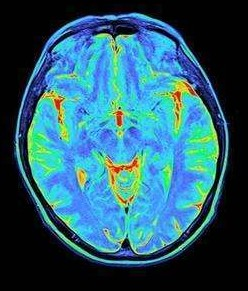
#> input picture input/img2.jpg, 248 x 291 px
$ python Q2__region_growing.py
#> lines starting #> are read from the running program, lines starting #| are printed output that depends on the picture; after the words box and inside, x2 and y2 are one past the last pixel; in counts of white or black regions, pixels touching at a corner belong together
import os
import cv2
import numpy as np
import matplotlib.pyplot as plt

input_path = "input/img2.jpg"
output_folder = "output"
output_filename = "region_growing_output.png"
output_path = os.path.join(output_folder, output_filename)

os.makedirs(output_folder, exist_ok=True)

image = cv2.imread(input_path, cv2.IMREAD_GRAYSCALE)
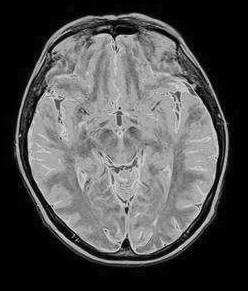
#> image: shape (291, 248); min 0, max 236, mean 80.5
if image is None:
    raise FileNotFoundError(f"{input_path} not found!")

def region_growing(image, seeds, threshold=10):
#> called with threshold = 10
    height, width = image.shape
#> height = 291; width = 248
    segmented = np.zeros_like(image, dtype=np.uint8)
    visited = np.zeros_like(image, dtype=bool)

    queue = list(seeds)
    seed_values = [image[y, x] for x, y in seeds]
#> seed_values = [143, 171, 122, 177]
    mean_value = np.mean(seed_values)
#> mean_value = 153.2

    while queue:
        x, y = queue.pop(0)
        if visited[y, x]:
            continue
        visited[y, x] = True

        current_value = image[y, x]
        if abs(int(current_value) - int(mean_value)) <= threshold:
            segmented[y, x] = 255

            for dx in [-1, 0, 1]:
                for dy in [-1, 0, 1]:
                    nx, ny = x + dx, y + dy
                    if (0 <= nx < width) and (0 <= ny < height) and not visited[ny, nx]:
                        queue.append((nx, ny))
#> this loop made 956 passes
#> current_value on passes 1 to 3: 143, 171, 122
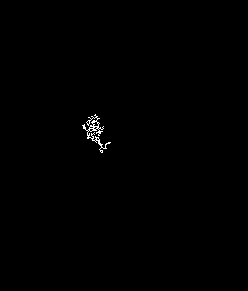
#> segmented: shape (291, 248); 0.31% white in thin lines or dots, all inside (x1, y1, x2, y2) = (82, 114, 111, 153)
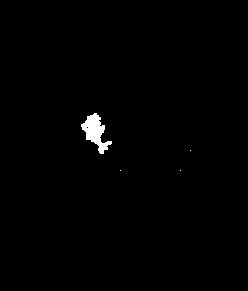
#> visited: shape (291, 248) bool; 0.79% white; 4 white regions (3 under 20 px), largest, box (x1, y1, x2, y2) and area: (81, 113, 112, 154) 567
#> after the loop, queue = []

    return segmented

seed_points = [(100, 150), (120, 170), (180, 170), (190, 150)]

segmented_mask = region_growing(image, seed_points, threshold=10)

image_marked = cv2.cvtColor(image, cv2.COLOR_GRAY2BGR)
for x, y in seed_points:
    cv2.circle(image_marked, (x, y), radius=4, color=(255, 0, 0), thickness=-1)
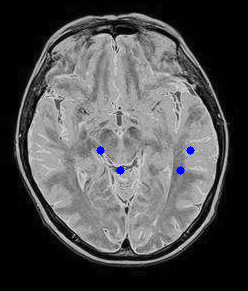
#> image_marked: shape (291, 248, 3); mean B, G, R 80.8, 80.1, 80.1

plt.figure(figsize=(10, 4))

plt.subplot(1, 2, 1)
plt.title("Original Image with Seeds")
plt.imshow(cv2.cvtColor(image_marked, cv2.COLOR_BGR2RGB))
plt.axis("off")

plt.subplot(1, 2, 2)
plt.title("Region Growing Segmentation")
plt.imshow(segmented_mask, cmap='gray')
plt.axis("off")

plt.tight_layout()
plt.savefig(output_path, dpi=300)
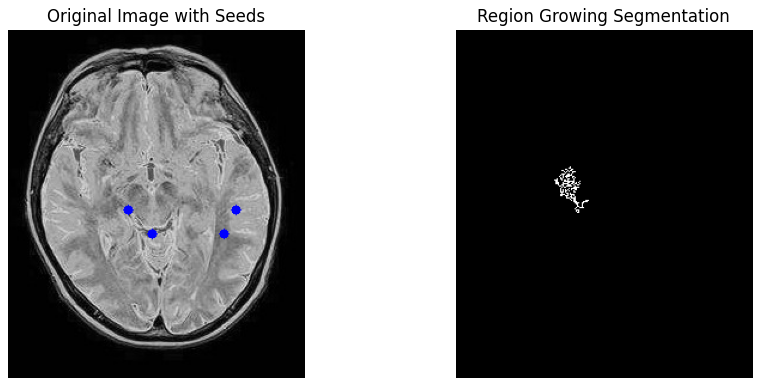
#> figure drawn by matplotlib, 2 panels
plt.show()

$ run again, with input/img1.png saved as input/img2.jpg
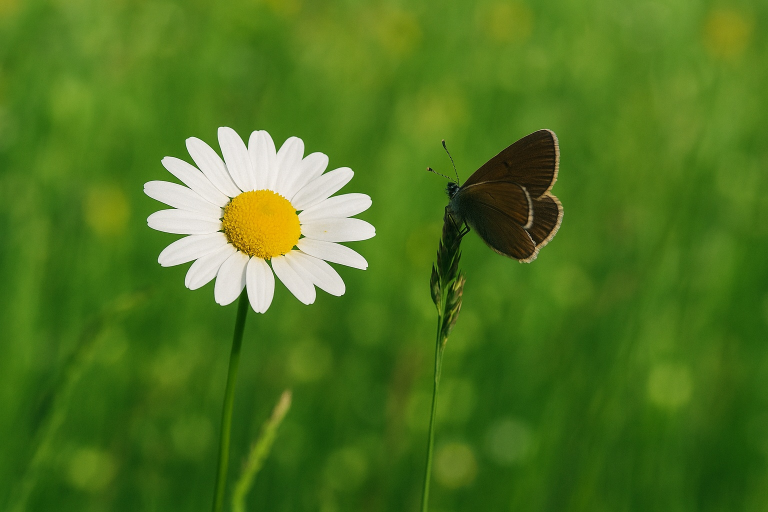
#> input picture input/img1.png, 1536 x 1024 px (shown at 1/2 size)
#> seed_values = [100, 116, 114, 114]
#> mean_value = 111
#> the loop in region_growing, `while queue:` made 1138047 passes
#> current_value on passes 1 to 3: 100, 116, 114
#> after the loop in region_growing, `while queue:`:
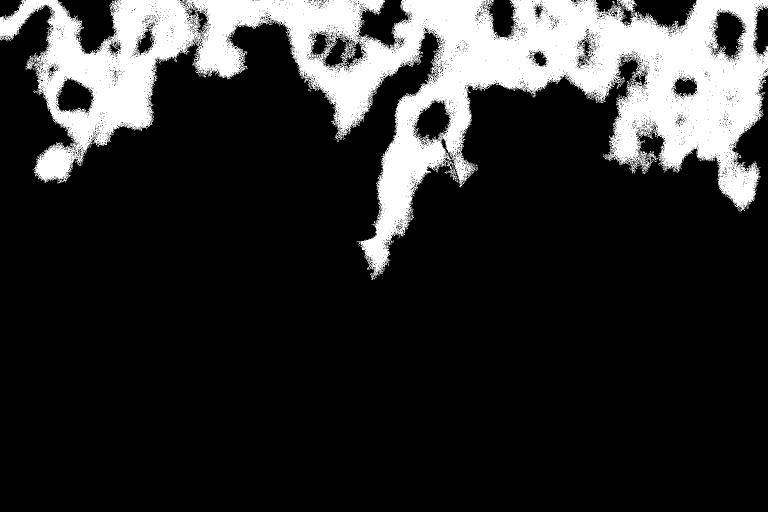
#> segmented: shape (1024, 1536) (shown at 1/2 size); 18% white; 1 white region, box (x1, y1, x2, y2) and area: (0, 0, 1536, 560) 283014
#> after the loop in region_growing, `while queue:`: queue = []
#> `plt.savefig(output_path, dpi=300)`:
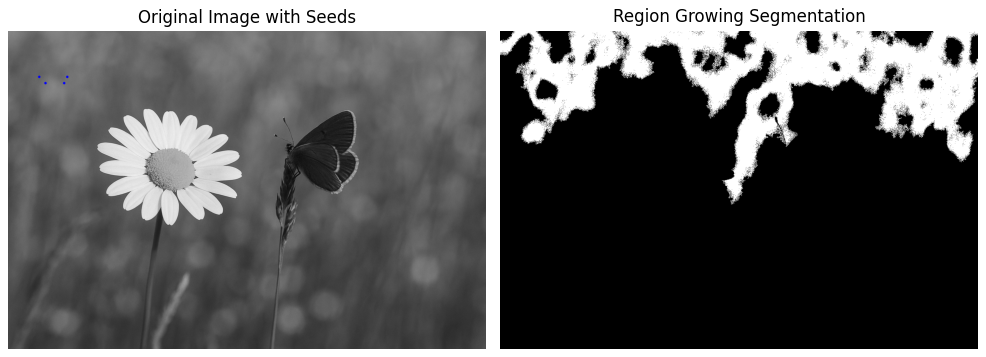
#> figure drawn by matplotlib, 2 panels
